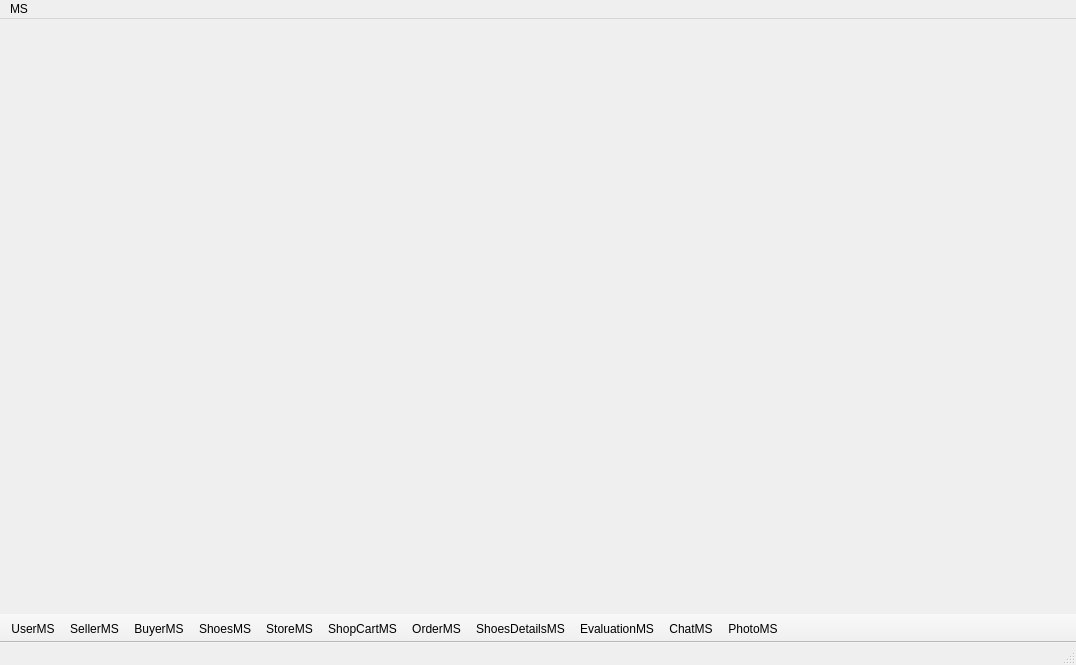
<?xml version="1.0" encoding="UTF-8"?>
<ui version="4.0">
 <class>MainWindow</class>
 <widget class="QMainWindow" name="MainWindow">
  <property name="geometry">
   <rect>
    <x>0</x>
    <y>0</y>
    <width>1076</width>
    <height>665</height>
   </rect>
  </property>
  <property name="windowTitle">
   <string>MainWindow</string>
  </property>
  <widget class="QWidget" name="centralWidget">
   <layout class="QGridLayout" name="gridLayout">
    <item row="0" column="0">
     <widget class="QWidget" name="widget" native="true"/>
    </item>
   </layout>
  </widget>
  <widget class="QMenuBar" name="menuBar">
   <property name="geometry">
    <rect>
     <x>0</x>
     <y>0</y>
     <width>1076</width>
     <height>26</height>
    </rect>
   </property>
   <widget class="QMenu" name="menuUserMS">
    <property name="title">
     <string>MS</string>
    </property>
    <addaction name="actionUserMS"/>
    <addaction name="actionSellerMS"/>
    <addaction name="actionBuyerMS"/>
    <addaction name="actionShoesMS"/>
    <addaction name="actionStoreMS"/>
    <addaction name="actionOrderMS"/>
    <addaction name="actionEvaluationMS"/>
    <addaction name="actionShopCart"/>
    <addaction name="actionChatMS"/>
    <addaction name="actionShoesDetailsMS"/>
    <addaction name="actionPhotoMS"/>
   </widget>
   <addaction name="menuUserMS"/>
  </widget>
  <widget class="QToolBar" name="mainToolBar">
   <property name="movable">
    <bool>false</bool>
   </property>
   <property name="iconSize">
    <size>
     <width>80</width>
     <height>50</height>
    </size>
   </property>
   <property name="toolButtonStyle">
    <enum>Qt::ToolButtonTextUnderIcon</enum>
   </property>
   <attribute name="toolBarArea">
    <enum>BottomToolBarArea</enum>
   </attribute>
   <attribute name="toolBarBreak">
    <bool>false</bool>
   </attribute>
   <addaction name="actionUserMS"/>
   <addaction name="actionSellerMS"/>
   <addaction name="actionBuyerMS"/>
   <addaction name="actionShoesMS"/>
   <addaction name="actionStoreMS"/>
   <addaction name="actionShopCart"/>
   <addaction name="actionOrderMS"/>
   <addaction name="actionShoesDetailsMS"/>
   <addaction name="actionEvaluationMS"/>
   <addaction name="actionChatMS"/>
   <addaction name="actionPhotoMS"/>
  </widget>
  <widget class="QStatusBar" name="statusBar"/>
  <action name="actionSellerMS">
   <property name="icon">
    <iconset resource="icons.qrc">
     <normaloff>:/icons/人员管理.png</normaloff>:/icons/人员管理.png</iconset>
   </property>
   <property name="text">
    <string>SellerMS</string>
   </property>
  </action>
  <action name="actionBuyerMS">
   <property name="icon">
    <iconset resource="icons.qrc">
     <normaloff>:/icons/Buyer.png</normaloff>:/icons/Buyer.png</iconset>
   </property>
   <property name="text">
    <string>BuyerMS</string>
   </property>
  </action>
  <action name="actionShoesMS">
   <property name="icon">
    <iconset resource="icons.qrc">
     <normaloff>:/icons/shoes.png</normaloff>:/icons/shoes.png</iconset>
   </property>
   <property name="text">
    <string>ShoesMS</string>
   </property>
  </action>
  <action name="actionOrderMS">
   <property name="icon">
    <iconset resource="icons.qrc">
     <normaloff>:/icons/orderMS2.png</normaloff>:/icons/orderMS2.png</iconset>
   </property>
   <property name="text">
    <string>OrderMS</string>
   </property>
  </action>
  <action name="actionEvaluationMS">
   <property name="icon">
    <iconset resource="icons.qrc">
     <normaloff>:/icons/Evaluation.png</normaloff>:/icons/Evaluation.png</iconset>
   </property>
   <property name="text">
    <string>EvaluationMS</string>
   </property>
  </action>
  <action name="actionUserMS">
   <property name="icon">
    <iconset resource="icons.qrc">
     <normaloff>:/icons/权限管理.png</normaloff>:/icons/权限管理.png</iconset>
   </property>
   <property name="text">
    <string>UserMS</string>
   </property>
  </action>
  <action name="actionStoreMS">
   <property name="icon">
    <iconset resource="icons.qrc">
     <normaloff>:/icons/store2.png</normaloff>:/icons/store2.png</iconset>
   </property>
   <property name="text">
    <string>StoreMS</string>
   </property>
  </action>
  <action name="actionShopCart">
   <property name="icon">
    <iconset resource="icons.qrc">
     <normaloff>:/icons/购物车.png</normaloff>:/icons/购物车.png</iconset>
   </property>
   <property name="text">
    <string>ShopCartMS</string>
   </property>
  </action>
  <action name="actionChatMS">
   <property name="icon">
    <iconset resource="icons.qrc">
     <normaloff>:/icons/Message.png</normaloff>:/icons/Message.png</iconset>
   </property>
   <property name="text">
    <string>ChatMS</string>
   </property>
  </action>
  <action name="actionShoesDetailsMS">
   <property name="icon">
    <iconset resource="icons.qrc">
     <normaloff>:/icons/ShoesDetails.png</normaloff>:/icons/ShoesDetails.png</iconset>
   </property>
   <property name="text">
    <string>ShoesDetailsMS</string>
   </property>
  </action>
  <action name="actionPhotoMS">
   <property name="icon">
    <iconset resource="icons.qrc">
     <normaloff>:/icons/photo (1).png</normaloff>:/icons/photo (1).png</iconset>
   </property>
   <property name="text">
    <string>PhotoMS</string>
   </property>
  </action>
 </widget>
 <layoutdefault spacing="6" margin="11"/>
 <resources>
  <include location="icons.qrc"/>
 </resources>
 <connections/>
</ui>
